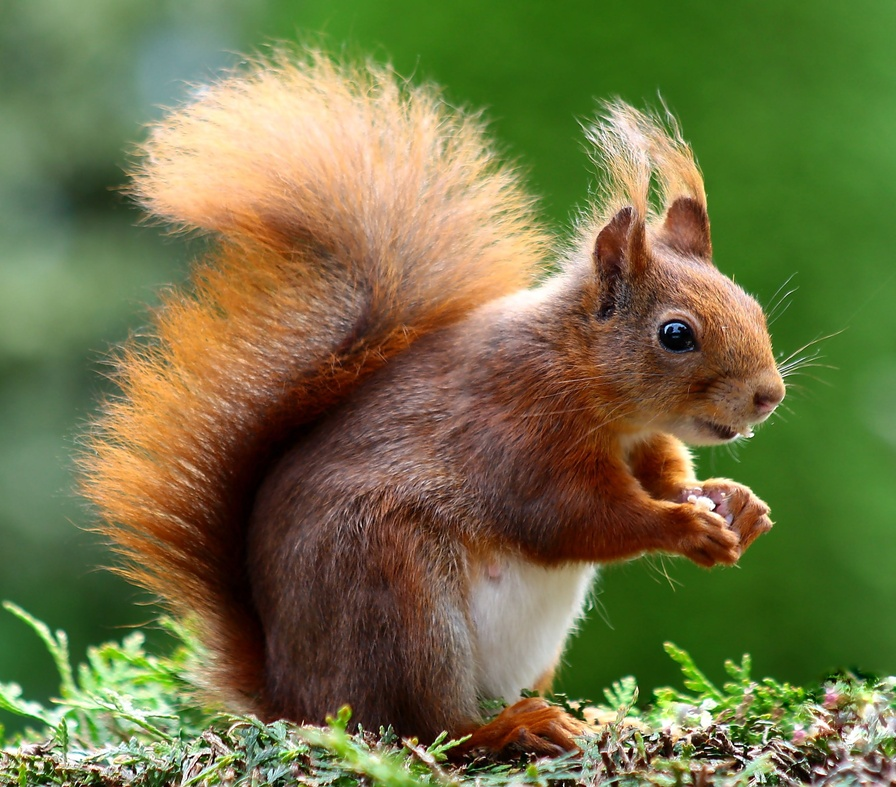
#> input picture sas/image work/2..jpg, 896 x 787 px, shrunk from 2939 x 2583 before the run
$ python 1.py
#> lines starting #> are read from the running program, lines starting #| are printed output that depends on the picture
from PIL import Image
# [7 lines of commented-out code are left out]


img=Image.open("2..jpg")
#> img is the input picture: PIL image 896x787 RGB; mean R, G, B 113.9, 115, 69.3
im=img.transpose(Image.FLIP_LEFT_RIGHT)
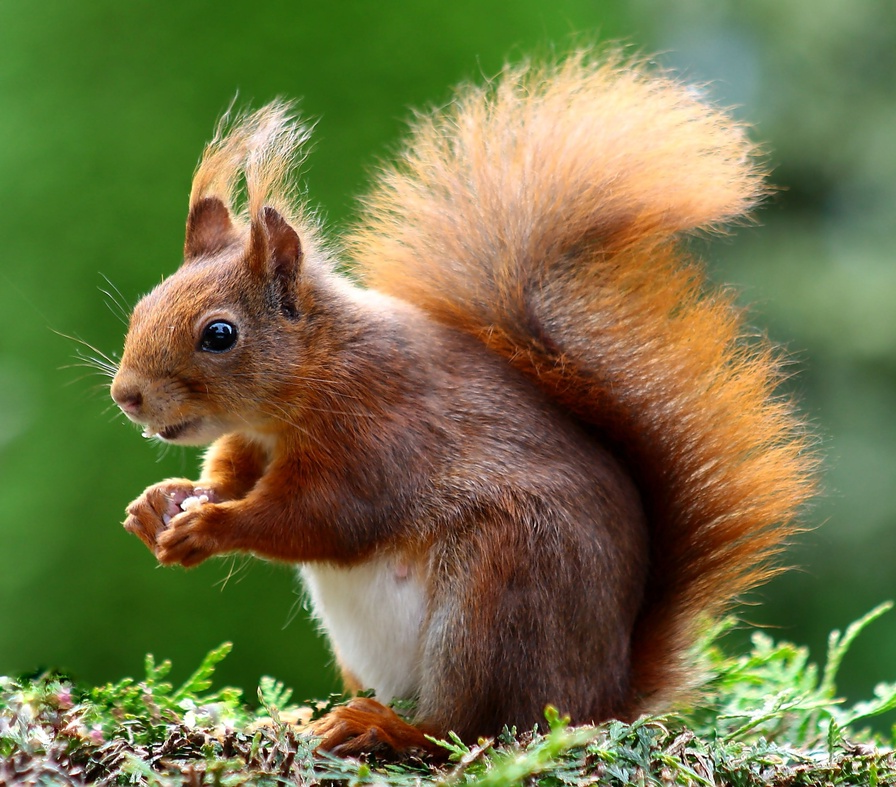
#> im: PIL image 896x787 RGB; mean R, G, B 113.9, 115, 69.3
img.show()
im.show()

$ run again, with sas/image work/1..jpg copied over sas/image work/2..jpg
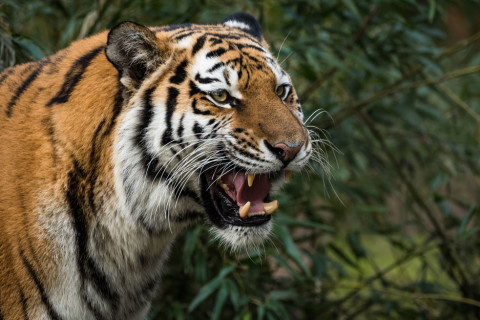
#> input picture sas/image work/1..jpg, 480 x 320 px
#> img is the input picture: PIL image 480x320 RGB; mean R, G, B 84.3, 78.8, 56.2
#> `im=img.transpose(Image.FLIP_LEFT_RIGHT)`:
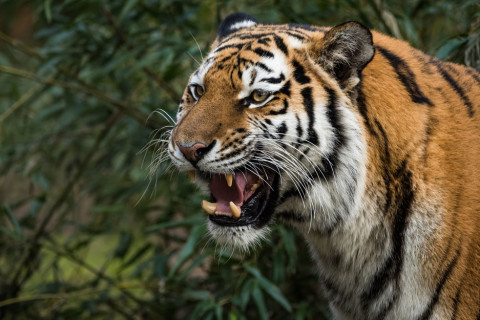
#> im: PIL image 480x320 RGB; mean R, G, B 84.3, 78.8, 56.2
